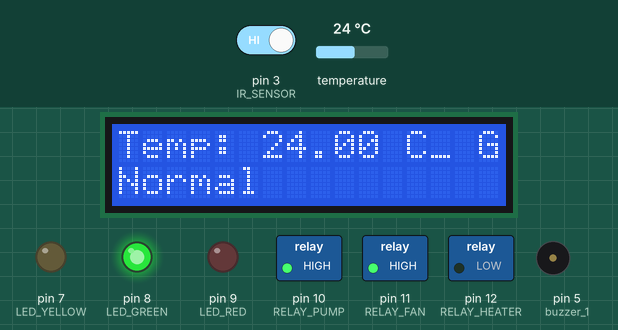
A sketch run on a simulated Arduino Uno, built with avr-gcc and run on an emulated ATmega328P. Shown: 16×2 character LCD, switched loads named in the sketch (green lamp = pin HIGH), output pins drawn as LEDs (lit = HIGH), buzzer (waves = sounding). Dashed ring = blinking. The test bench sets the inputs (shaded band); at power-on: temperature 24 °C, pin 3 (IR_SENSOR) HIGH. What the sketch prints to the serial monitor is not drawn.

Above: at 1.2 s.
1.3 s: temperature set to 35.3 °C
At 2.6 s:
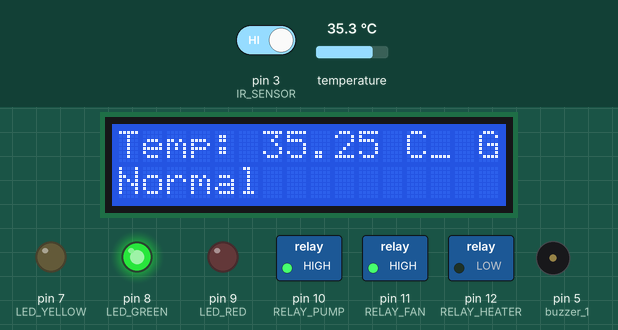
3.2 s: temperature set to 36.6 °C
At 4.1 s:
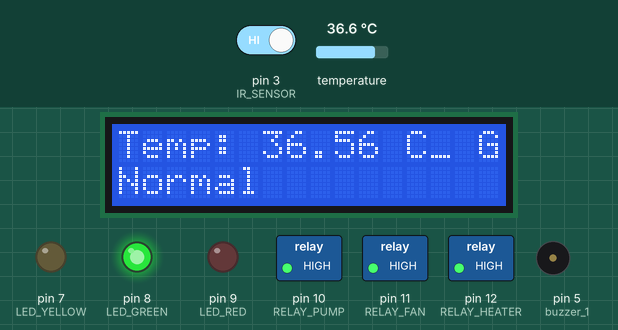
4.8 s: pin 3 (IR_SENSOR) driven LOW
At 6.1 s:
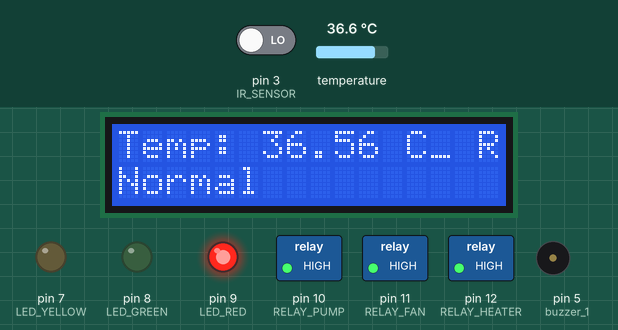
6.4 s: temperature set to 12 °C
At 7.1 s:
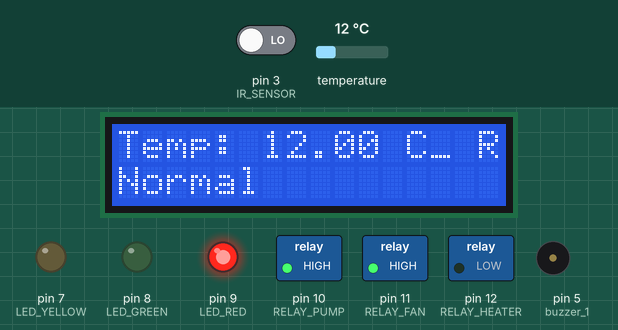
8.1 s: pin 3 (IR_SENSOR) driven HIGH
At 9.4 s:
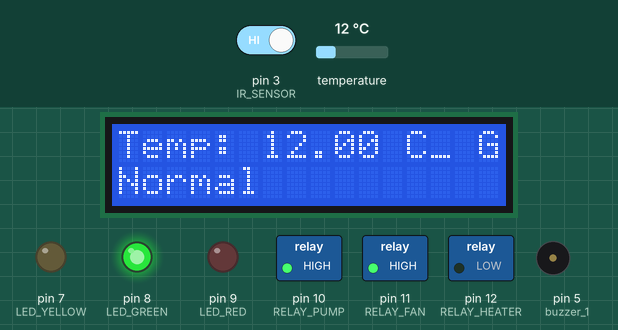
9.7 s: temperature set to 41 °C
At 11.9 s:
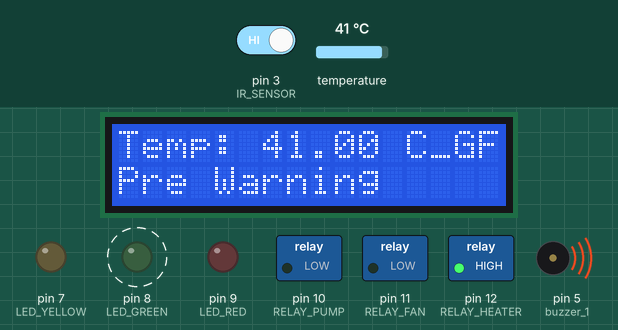
Timing chart, 0 to 13.8 s (numbered marks = the images above; inputs shaded):
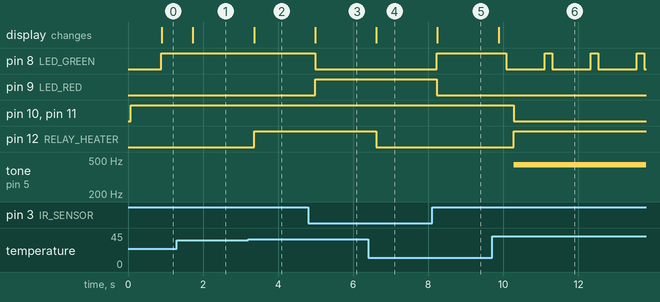

The sketch:

ARCTSS_Project_Code.ino
```cpp
#include <OneWire.h>
#include <DallasTemperature.h>

#include <Wire.h>
#include <LiquidCrystal_I2C.h>
LiquidCrystal_I2C lcd(0x27, 16, 2);

// تعريف الدبابيس
#define ONE_WIRE_BUS 2
#define IR_SENSOR 3
#define buzzer_1 5
#define buzzer_2 6
#define LED_YELLOW 7
#define LED_GREEN 8
#define LED_RED 9
#define RELAY_PUMP 10
#define RELAY_FAN 11
#define RELAY_HEATER 12

OneWire oneWire(ONE_WIRE_BUS);
DallasTemperature sensors(&oneWire);


bool isRunning = true ;      // حالة الجهاز (شغال ولا لأ)

void flash() {

digitalWrite(LED_GREEN, 1);
delay(200);
digitalWrite(LED_GREEN, 0);
delay (200);
}

void setup() {
  lcd.init();
  lcd.backlight();
  Serial.begin(9600);
  pinMode(IR_SENSOR, INPUT);
  pinMode(RELAY_HEATER, OUTPUT);
  pinMode(RELAY_PUMP, OUTPUT);
  pinMode(RELAY_FAN,OUTPUT);
  pinMode(LED_GREEN, OUTPUT);
  pinMode(LED_YELLOW, OUTPUT);
  pinMode(LED_RED, OUTPUT);

  pinMode(buzzer_1, OUTPUT);
  pinMode(buzzer_2, OUTPUT);

  sensors.begin();
  Serial.println("System Started...");

  digitalWrite(LED_GREEN, 0);
  digitalWrite(LED_YELLOW, 0);
  digitalWrite(LED_RED, 0);

  digitalWrite(RELAY_PUMP, 1);
  digitalWrite(RELAY_FAN, 1);
  digitalWrite(RELAY_HEATER, 0);

}


void loop() {
  sensors.requestTemperatures();
  float temp = sensors.getTempCByIndex(0);
  int irState = digitalRead(IR_SENSOR);
  Serial.println(irState);
  // طباعة درجة الحرارة وحالة الحساس للمراقبة
  Serial.print("Temperature: ");
  Serial.print(sensors.getTempCByIndex(0));
  Serial.print("°C  |  ");

  Serial.print((sensors.getTempCByIndex(0) * 9.0) / 5.0 + 32.0);
  Serial.println("°F");
  lcd.setCursor(0,0);
  lcd.print("Temp: ");
  lcd.print(temp);
  lcd.print(" C_    ");

 if (irState == 0 ){
   digitalWrite(LED_GREEN, 0);
   digitalWrite(LED_YELLOW, 0);
   digitalWrite(LED_RED, 1);
   lcd.setCursor(15,0);
   lcd.print("R");

  }
 else {
  if ( temp <= 40 ) {
   digitalWrite(LED_GREEN, 1);
   digitalWrite(LED_YELLOW, 0);
   digitalWrite(LED_RED,0);

   lcd.setCursor(15,0);
   lcd.print("G");
   lcd.setCursor(0,1);
   lcd.print("Normal     ");
   digitalWrite(RELAY_PUMP, 1);
   digitalWrite(RELAY_FAN, 1);
   noTone(5);
   noTone(6);

   }

   else if (temp > 40 && temp <= 45) {

   digitalWrite(LED_YELLOW, 0);
   digitalWrite(LED_RED, 0);
   lcd.setCursor(14,0);
   lcd.print("GF");
   lcd.setCursor(0,1);
   lcd.print("Pre Warning    ");

   flash();
   digitalWrite(RELAY_PUMP, 0);
   digitalWrite(RELAY_FAN, 0);
   tone(5, 440);
   noTone(6);
   }

  else if (temp >= 45 && temp < 50) {
   digitalWrite(LED_GREEN, 0);
   digitalWrite(LED_YELLOW, 1);
   digitalWrite(LED_RED, 0);

   lcd.setCursor(15,0);
   lcd.print("Y");
   lcd.setCursor(0,1);
   lcd.print("Warning    ");
   digitalWrite(RELAY_PUMP, 0);
   digitalWrite(RELAY_FAN, 0);
   tone(5, 440);
   noTone(6);
   }
 else if (temp > 50){
   digitalWrite(LED_GREEN, 0);
   digitalWrite(LED_YELLOW, 0);
   digitalWrite(LED_RED, 1);

   lcd.setCursor(15,0);
   lcd.print("R");
   lcd.setCursor(0,1);
   lcd.print("Danger       ");
   digitalWrite(RELAY_PUMP, 0);
   digitalWrite(RELAY_FAN, 0);
   noTone(5);
   tone(6, 700);
   }

 }

 if ( temp < 36 ) {
     digitalWrite(RELAY_HEATER, 0);
      }

  else {
    digitalWrite(RELAY_HEATER, 1);
  }


 }
```

Measured:
- the behaviour switches between 35.9 and 36 °C on temperature (found by bisection; images 1 and 2)
- after the input at 1.3 s, the display: changes after 0.42 s (image 1)
- after the input at 3.2 s, pin 12 (RELAY_HEATER): LOW → HIGH after 0.16 s; the display: changes after 0.16 s (image 2)
- after the input at 4.8 s, pin 8 (LED_GREEN): HIGH → LOW after 0.19 s; pin 9 (LED_RED): LOW → HIGH after 0.19 s; the display: changes after 0.19 s (image 3)
- after the input at 6.4 s, pin 12 (RELAY_HEATER): HIGH → LOW after 0.21 s; the display: changes after 0.21 s (image 4)
- after the input at 8.1 s, pin 8 (LED_GREEN): LOW → HIGH after 0.12 s; pin 9 (LED_RED): HIGH → LOW after 0.12 s; the display: changes after 0.14 s (image 5)
- after the input at 9.7 s, pin 8 (LED_GREEN): alternates HIGH for 0.20 s and LOW for 1.0 s, starting after 0.38 s; pin 10 (RELAY_PUMP), pin 11 (RELAY_FAN): HIGH → LOW after 0.58 s; pin 12 (RELAY_HEATER): LOW → HIGH after 0.58 s; tone on pin 5 (buzzer_1): silent → 440 Hz after 0.58 s; the display: changes after 0.18 s (image 6)
